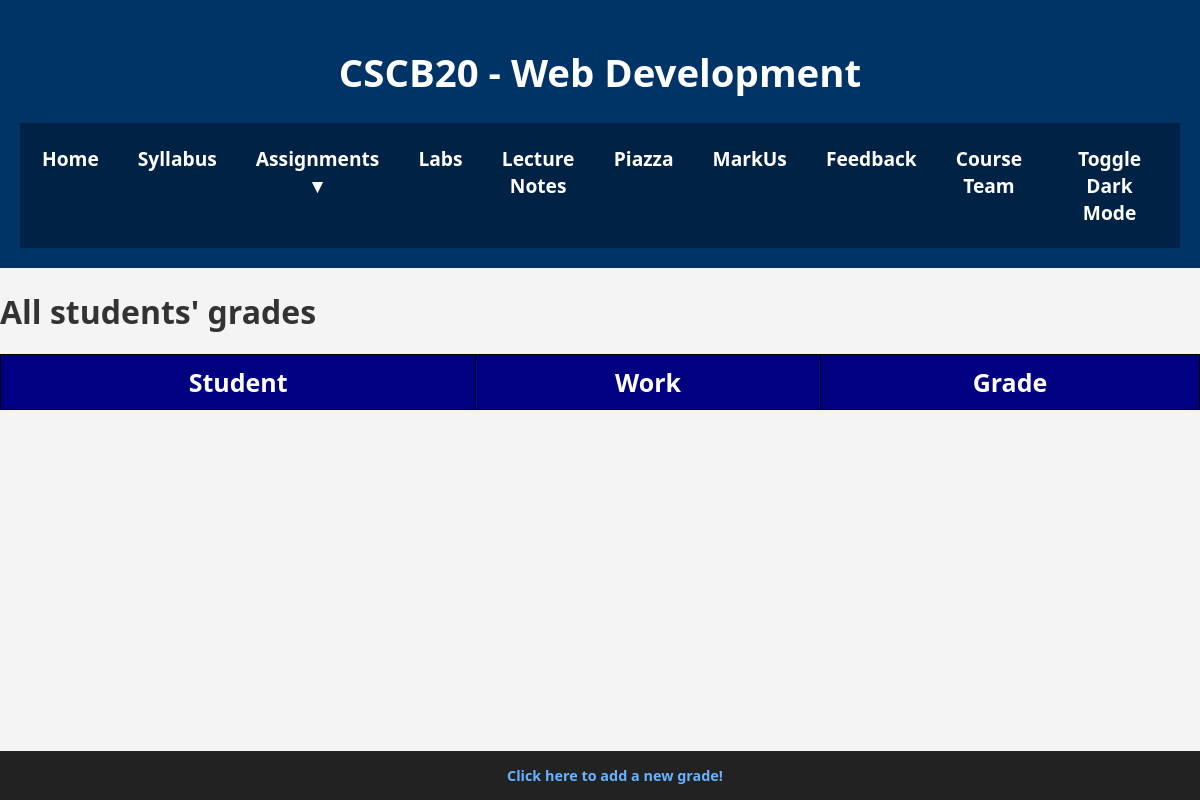
The page /Grade (signed in) on the database as committed earlier.
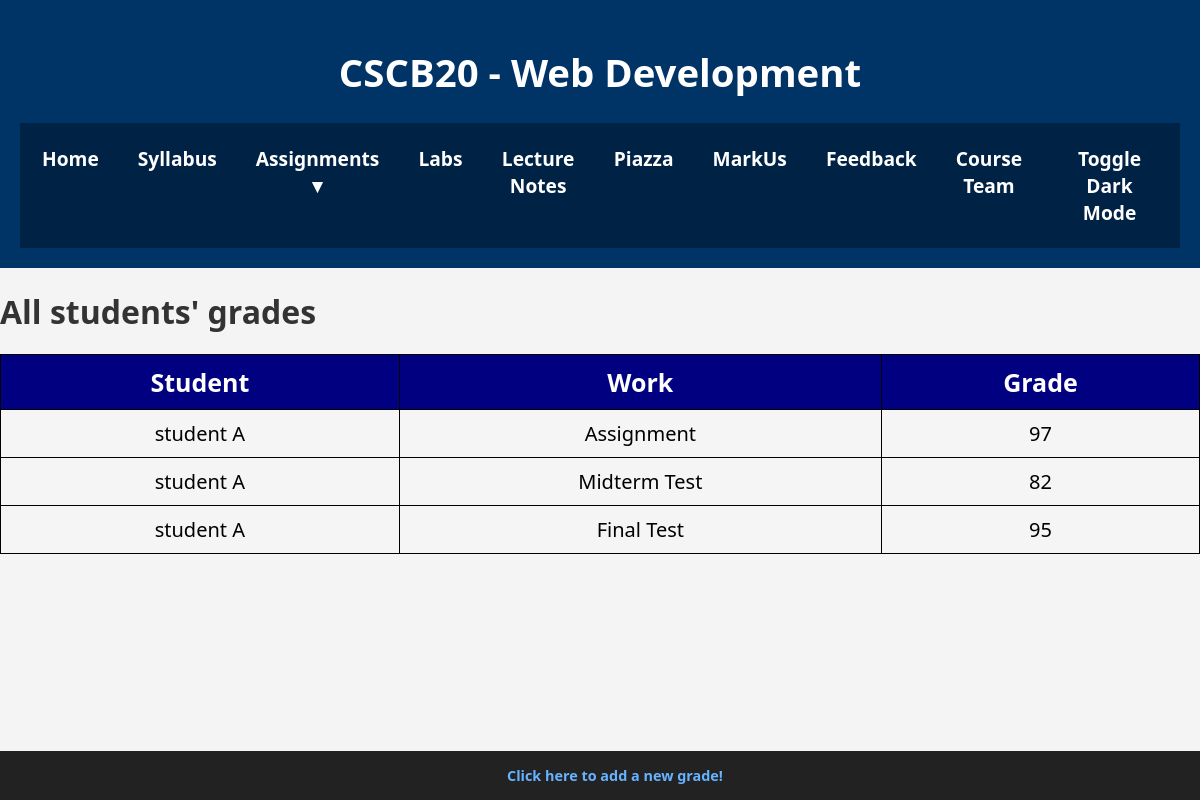
The same page on the database as committed later.
### app.py (models this page shows)
class Grade(db.Model):
    __tablename__ = 'Grade'
    id = db.Column(db.Integer, primary_key=True)
    userID = db.Column(db.Integer, db.ForeignKey('User.id'), nullable=False)
    work = db.Column(db.String(50), nullable=False)
    grade = db.Column(db.Integer, nullable=False)

class User(db.Model):
    __tablename__ = 'User'
    id = db.Column(db.Integer, primary_key=True)
    first_name = db.Column(db.String(50), nullable=False)
    last_name  = db.Column(db.String(50), nullable=False)
    username   = db.Column(db.String(50), unique=True, nullable=False)
    email      = db.Column(db.String(100), unique=True, nullable=False)
    password   = db.Column(db.String(200), nullable=False)
    user_type  = db.Column(db.String(20), nullable=False)  # 'Student' or 'Instructor'
    grades = db.relationship('Grade', backref='user', lazy=True)
    regrade=db.relationship('Regrade', backref='user', lazy=True)

### app.py (the view)
@app.route('/Grade')
def grade():
    query_grade_result = query_grades()
    user_type = session.get('user_type')
    if user_type == 'Instructor':
        return render_template('InstructorGrade.html', query_grade_result=query_grade_result)
    else:
        return render_template('StudentGrade.html', query_grade_result=query_grade_result)

### app.py (called while the page is built)
def query_grades():
    return Grade.query.all()

### Template/InstructorGrade.html (shortened to what this page needs)
<!DOCTYPE html>
<html lang="en">
<head>
  <link rel="stylesheet" href="{{ url_for('static', filename='css/index.css') }}">
</head>
<body>
  <div class="wrapper">
    <header>
      <h1>CSCB20 - Web Development</h1>
      <nav>
        <ul>
          <li><a href="{{ url_for('home') }}">Home</a></li>
          <li><a href="Dummy.pdf" target="_blank">Syllabus</a></li>
          <li class="dropdown">
            <a href="#">Assignments ▼</a>
          </li>
          <li><a href="{{ url_for('lab') }}">Labs</a></li>
          <li><a href="{{ url_for('lecture_note') }}">Lecture Notes</a></li>
          <li><a href="https://piazza.com/" target="_blank">Piazza</a></li>
          <li><a href="https://markus2.utsc.utoronto.ca/" target="_blank">MarkUs</a></li>
          <li><a href="{{ url_for('feedback') }}">Feedback</a></li>
          <li><a href="{{ url_for('course_team') }}">Course Team</a></li>
          <li><label for="dark-mode-toggle" class="toggle-btn">Toggle Dark Mode</label></li>
        </ul>
      </nav>
    </header>
    <div class="content-wrapper">
      <h1>  All students' grades</h1>
      <table>
        <tr>
            <th>Student</th>
            <th>Work</th>
            <th>Grade</th>
        </tr>
        {% for grade in query_grade_result %}
        <tr>
            <td>{{ grade.user.first_name }} {{ grade.user.last_name }}</td>
            <td>{{ grade.work }}</td>
            <td>{{ grade.grade }}</td>
        </tr>
        {% endfor %}
    </table>
    </div>
  </div>
</body>
<footer>
     <a href="{{ url_for('addGrades') }}">Click here to add a new grade!</a>
</footer>

### Static/CSS/index.css (style rules this page uses)
:root { --font-family: "Segoe UI", sans-serif; --bg-color: #f4f4f4; --text-color: #333; --header-bg: #003366; --nav-bg: #002244; --nav-link-color: white; --nav-link-hover-color: #66b3ff; --course-bg: white; --assignment-bg: #ffffff; --assignment-heading-color: #003366; --assignment-heading-border: #e0e0e0; --assignment-details-text: #555; --footer-bg: #222; --footer-text-color: white; --footer-link-color: #66b3ff; --button-bg: #00509e; --button-hover-bg: #0073e6; --input-bg: #fff; --input-text: #333; --input-border: #ccc; }
.wrapper { background-color: var(--bg-color); min-height: 100vh; display: flex; flex-direction: column; }
body { font-family: var(--font-family); margin: 0; padding: 0; background-color: var(--bg-color); color: var(--text-color); transition: background 0.5s, color 0.5s; display: flex; flex-direction: column; min-height: 100vh; animation: fadeIn 0.5s ease-in-out; }
header { background-color: var(--header-bg); color: white; padding: 20px; text-align: center; font-size: 1.2em; }
nav { position: sticky; top: 0; background: var(--nav-bg); padding: 10px; z-index: 100; }
nav ul { list-style-type: none; padding: 0; margin: 0; text-align: center; display: flex; justify-content: center; gap: 15px; }
nav ul li { position: relative; }
nav ul li a { text-decoration: none; color: var(--nav-link-color); font-weight: 600; padding: 12px; display: block; transition: color 0.3s ease; }
.dropdown { position: relative; }
footer { background-color: var(--footer-bg); color: var(--footer-text-color); text-align: center; padding: 15px; width: 100%; font-size: 0.9em; position: fixed; bottom: 0; }
footer a { color: var(--footer-link-color); text-decoration: none; font-weight: bold; }
.toggle-btn { text-decoration: none; color: var(--nav-link-color); font-weight: 600; padding: 12px; display: block; cursor: pointer; transition: color 0.3s ease; }
html, body { margin: 0; padding: 0; height: 100%; }
.wrapper { display: flex; flex-direction: column; min-height: 100vh; }
.content-wrapper { flex: 1; }
footer { margin-top: auto; }
table, th, td { text-align: center; font-size:20px; border: 1px solid; padding: 10px; color: black; }
table { width: 100%; margin-bottom: 50px; padding: 20px; border-collapse: collapse; background-color: whitesmoke; }
th { background-color: navy; color: white; font-size: 25px; padding: 10px; border-color: black; }

Rows that differ between the two databases and show on the page:
added Grade: user.first_name "student", user.last_name "A", work "Assignment", grade "97"
added Grade: user.first_name "student", user.last_name "A", work "Midterm Test", grade "82"
added Grade: user.first_name "student", user.last_name "A", work "Final Test", grade "95"
